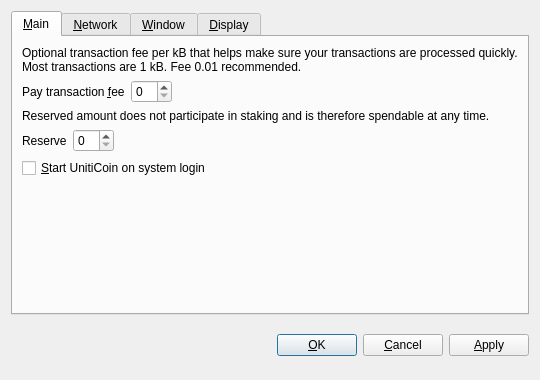
<?xml version="1.0" encoding="UTF-8"?>
<ui version="4.0">
 <class>OptionsDialog</class>
 <widget class="QDialog" name="OptionsDialog">
  <property name="geometry">
   <rect>
    <x>0</x>
    <y>0</y>
    <width>540</width>
    <height>380</height>
   </rect>
  </property>
  <property name="windowTitle">
   <string>Options</string>
  </property>
  <property name="modal">
   <bool>true</bool>
  </property>
  <layout class="QVBoxLayout" name="verticalLayout">
   <item>
    <widget class="QTabWidget" name="tabWidget">
     <property name="tabPosition">
      <enum>QTabWidget::North</enum>
     </property>
     <property name="currentIndex">
      <number>0</number>
     </property>
     <widget class="QWidget" name="tabMain">
      <attribute name="title">
       <string>&amp;Main</string>
      </attribute>
      <layout class="QVBoxLayout" name="verticalLayout_Main">
       <item>
        <widget class="QLabel" name="transactionFeeInfoLabel">
         <property name="text">
          <string>Optional transaction fee per kB that helps make sure your transactions are processed quickly. Most transactions are 1 kB. Fee 0.01 recommended.</string>
         </property>
         <property name="textFormat">
          <enum>Qt::PlainText</enum>
         </property>
         <property name="wordWrap">
          <bool>true</bool>
         </property>
        </widget>
       </item>
       <item>
        <layout class="QHBoxLayout" name="horizontalLayoutFee">
         <item>
          <widget class="QLabel" name="transactionFeeLabel">
           <property name="text">
            <string>Pay transaction &amp;fee</string>
           </property>
           <property name="textFormat">
            <enum>Qt::PlainText</enum>
           </property>
           <property name="buddy">
            <cstring>transactionFee</cstring>
           </property>
          </widget>
         </item>
         <item>
          <widget class="BitcoinAmountField" name="transactionFee"/>
         </item>
         <item>
          <spacer name="horizontalSpacerFee">
           <property name="orientation">
            <enum>Qt::Horizontal</enum>
           </property>
           <property name="sizeHint" stdset="0">
            <size>
             <width>40</width>
             <height>20</height>
            </size>
           </property>
          </spacer>
         </item>
        </layout>
       </item>
       <item>
        <widget class="QLabel" name="reserveBalanceInfoLabel">
         <property name="text">
          <string>Reserved amount does not participate in staking and is therefore spendable at any time.</string>
         </property>
         <property name="textFormat">
          <enum>Qt::PlainText</enum>
         </property>
         <property name="wordWrap">
          <bool>true</bool>
         </property>
        </widget>
       </item>
       <item>
        <layout class="QHBoxLayout" name="horizontalLayoutReserveBalance">
         <item>
          <widget class="QLabel" name="reserveBalanceLabel">
           <property name="text">
            <string>Reserve</string>
           </property>
           <property name="textFormat">
            <enum>Qt::PlainText</enum>
           </property>
           <property name="buddy">
            <cstring>reserveBalance</cstring>
           </property>
          </widget>
         </item>
         <item>
          <widget class="BitcoinAmountField" name="reserveBalance"/>
         </item>
         <item>
          <spacer name="horizontalSpacerReserveBalance">
           <property name="orientation">
            <enum>Qt::Horizontal</enum>
           </property>
           <property name="sizeHint" stdset="0">
            <size>
             <width>40</width>
             <height>20</height>
            </size>
           </property>
          </spacer>
         </item>
        </layout>
       </item>
       <item>
        <widget class="QCheckBox" name="bitcoinAtStartup">
         <property name="toolTip">
          <string>Automatically start UnitiCoin after logging in to the system.</string>
         </property>
         <property name="text">
          <string>&amp;Start UnitiCoin on system login</string>
         </property>
        </widget>
       </item>
       <item>
        <spacer name="verticalSpacer_Main">
         <property name="orientation">
          <enum>Qt::Vertical</enum>
         </property>
         <property name="sizeHint" stdset="0">
          <size>
           <width>20</width>
           <height>40</height>
          </size>
         </property>
        </spacer>
       </item>
      </layout>
     </widget>
     <widget class="QWidget" name="tabNetwork">
      <attribute name="title">
       <string>&amp;Network</string>
      </attribute>
      <layout class="QVBoxLayout" name="verticalLayout_Network">
       <item>
        <widget class="QCheckBox" name="mapPortUpnp">
         <property name="toolTip">
          <string>Automatically open the UnitiCoin client port on the router. This only works when your router supports UPnP and it is enabled.</string>
         </property>
         <property name="text">
          <string>Map port using &amp;UPnP</string>
         </property>
        </widget>
       </item>
       <item>
        <widget class="QCheckBox" name="connectSocks">
         <property name="toolTip">
          <string>Connect to the UnitiCoin network through a SOCKS proxy (e.g. when connecting through Tor).</string>
         </property>
         <property name="text">
          <string>&amp;Connect through SOCKS proxy:</string>
         </property>
        </widget>
       </item>
       <item>
        <layout class="QHBoxLayout" name="horizontalLayout_Network">
         <item>
          <widget class="QLabel" name="proxyIpLabel">
           <property name="text">
            <string>Proxy &amp;IP:</string>
           </property>
           <property name="textFormat">
            <enum>Qt::PlainText</enum>
           </property>
           <property name="buddy">
            <cstring>proxyIp</cstring>
           </property>
          </widget>
         </item>
         <item>
          <widget class="QValidatedLineEdit" name="proxyIp">
           <property name="maximumSize">
            <size>
             <width>140</width>
             <height>16777215</height>
            </size>
           </property>
           <property name="toolTip">
            <string>IP address of the proxy (e.g. 127.0.0.1)</string>
           </property>
          </widget>
         </item>
         <item>
          <widget class="QLabel" name="proxyPortLabel">
           <property name="text">
            <string>&amp;Port:</string>
           </property>
           <property name="textFormat">
            <enum>Qt::PlainText</enum>
           </property>
           <property name="buddy">
            <cstring>proxyPort</cstring>
           </property>
          </widget>
         </item>
         <item>
          <widget class="QLineEdit" name="proxyPort">
           <property name="maximumSize">
            <size>
             <width>55</width>
             <height>16777215</height>
            </size>
           </property>
           <property name="toolTip">
            <string>Port of the proxy (e.g. 9050)</string>
           </property>
          </widget>
         </item>
         <item>
          <widget class="QLabel" name="socksVersionLabel">
           <property name="text">
            <string>SOCKS &amp;Version:</string>
           </property>
           <property name="textFormat">
            <enum>Qt::PlainText</enum>
           </property>
           <property name="buddy">
            <cstring>socksVersion</cstring>
           </property>
          </widget>
         </item>
         <item>
          <widget class="QValueComboBox" name="socksVersion">
           <property name="toolTip">
            <string>SOCKS version of the proxy (e.g. 5)</string>
           </property>
          </widget>
         </item>
         <item>
          <spacer name="horizontalSpacer_Network">
           <property name="orientation">
            <enum>Qt::Horizontal</enum>
           </property>
           <property name="sizeHint" stdset="0">
            <size>
             <width>40</width>
             <height>20</height>
            </size>
           </property>
          </spacer>
         </item>
        </layout>
       </item>
       <item>
        <spacer name="verticalSpacer_Network">
         <property name="orientation">
          <enum>Qt::Vertical</enum>
         </property>
         <property name="sizeHint" stdset="0">
          <size>
           <width>20</width>
           <height>40</height>
          </size>
         </property>
        </spacer>
       </item>
      </layout>
     </widget>
     <widget class="QWidget" name="tabWindow">
      <attribute name="title">
       <string>&amp;Window</string>
      </attribute>
      <layout class="QVBoxLayout" name="verticalLayout_Window">
       <item>
        <widget class="QCheckBox" name="minimizeToTray">
         <property name="toolTip">
          <string>Show only a tray icon after minimizing the window.</string>
         </property>
         <property name="text">
          <string>&amp;Minimize to the tray instead of the taskbar</string>
         </property>
        </widget>
       </item>
       <item>
        <widget class="QCheckBox" name="minimizeOnClose">
         <property name="toolTip">
          <string>Minimize instead of exit the application when the window is closed. When this option is enabled, the application will be closed only after selecting Quit in the menu.</string>
         </property>
         <property name="text">
          <string>M&amp;inimize on close</string>
         </property>
        </widget>
       </item>
       <item>
        <spacer name="verticalSpacer_Window">
         <property name="orientation">
          <enum>Qt::Vertical</enum>
         </property>
         <property name="sizeHint" stdset="0">
          <size>
           <width>20</width>
           <height>40</height>
          </size>
         </property>
        </spacer>
       </item>
      </layout>
     </widget>
     <widget class="QWidget" name="tabDisplay">
      <attribute name="title">
       <string>&amp;Display</string>
      </attribute>
      <layout class="QVBoxLayout" name="verticalLayout_Display">
       <item>
        <layout class="QHBoxLayout" name="horizontalLayout_1_Display">
         <item>
          <widget class="QLabel" name="langLabel">
           <property name="text">
            <string>User Interface &amp;language:</string>
           </property>
           <property name="textFormat">
            <enum>Qt::PlainText</enum>
           </property>
           <property name="buddy">
            <cstring>lang</cstring>
           </property>
          </widget>
         </item>
         <item>
          <widget class="QValueComboBox" name="lang">
           <property name="toolTip">
            <string>The user interface language can be set here. This setting will take effect after restarting UnitiCoin.</string>
           </property>
          </widget>
         </item>
        </layout>
       </item>
       <item>
        <layout class="QHBoxLayout" name="horizontalLayout_2_Display">
         <item>
          <widget class="QLabel" name="unitLabel">
           <property name="text">
            <string>&amp;Unit to show amounts in:</string>
           </property>
           <property name="textFormat">
            <enum>Qt::PlainText</enum>
           </property>
           <property name="buddy">
            <cstring>unit</cstring>
           </property>
          </widget>
         </item>
         <item>
          <widget class="QValueComboBox" name="unit">
           <property name="toolTip">
            <string>Choose the default subdivision unit to show in the interface and when sending coins.</string>
           </property>
          </widget>
         </item>
        </layout>
       </item>
       <item>
        <widget class="QCheckBox" name="displayAddresses">
         <property name="toolTip">
          <string>Whether to show UnitiCoin addresses in the transaction list or not.</string>
         </property>
         <property name="text">
          <string>&amp;Display addresses in transaction list</string>
         </property>
        </widget>
       </item>
       <item>
        <widget class="QCheckBox" name="coinControlFeatures">
         <property name="toolTip">
          <string>Whether to show coin control features or not.</string>
         </property>
         <property name="text">
          <string>Display coin &amp;control features (experts only!)</string>
         </property>
        </widget>
       </item>
       <item>
        <spacer name="verticalSpacer_Display">
         <property name="orientation">
          <enum>Qt::Vertical</enum>
         </property>
         <property name="sizeHint" stdset="0">
          <size>
           <width>20</width>
           <height>40</height>
          </size>
         </property>
        </spacer>
       </item>
      </layout>
     </widget>
    </widget>
   </item>
   <item>
    <layout class="QHBoxLayout" name="horizontalLayout_Buttons">
     <item>
      <spacer name="horizontalSpacer_1">
       <property name="orientation">
        <enum>Qt::Horizontal</enum>
       </property>
       <property name="sizeHint" stdset="0">
        <size>
         <width>40</width>
         <height>48</height>
        </size>
       </property>
      </spacer>
     </item>
     <item>
      <widget class="QLabel" name="statusLabel">
       <property name="font">
        <font>
         <weight>75</weight>
         <bold>true</bold>
        </font>
       </property>
       <property name="text">
        <string/>
       </property>
       <property name="textFormat">
        <enum>Qt::PlainText</enum>
       </property>
       <property name="wordWrap">
        <bool>true</bool>
       </property>
      </widget>
     </item>
     <item>
      <spacer name="horizontalSpacer_2">
       <property name="orientation">
        <enum>Qt::Horizontal</enum>
       </property>
       <property name="sizeHint" stdset="0">
        <size>
         <width>40</width>
         <height>48</height>
        </size>
       </property>
      </spacer>
     </item>
     <item>
      <widget class="QPushButton" name="okButton">
       <property name="text">
        <string>&amp;OK</string>
       </property>
      </widget>
     </item>
     <item>
      <widget class="QPushButton" name="cancelButton">
       <property name="text">
        <string>&amp;Cancel</string>
       </property>
       <property name="autoDefault">
        <bool>false</bool>
       </property>
      </widget>
     </item>
     <item>
      <widget class="QPushButton" name="applyButton">
       <property name="text">
        <string>&amp;Apply</string>
       </property>
       <property name="autoDefault">
        <bool>false</bool>
       </property>
      </widget>
     </item>
    </layout>
   </item>
  </layout>
 </widget>
 <customwidgets>
  <customwidget>
   <class>BitcoinAmountField</class>
   <extends>QSpinBox</extends>
   <header>bitcoinamountfield.h</header>
  </customwidget>
  <customwidget>
   <class>QValueComboBox</class>
   <extends>QComboBox</extends>
   <header>qvaluecombobox.h</header>
  </customwidget>
  <customwidget>
   <class>QValidatedLineEdit</class>
   <extends>QLineEdit</extends>
   <header>qvalidatedlineedit.h</header>
  </customwidget>
 </customwidgets>
 <resources/>
 <connections/>
</ui>
